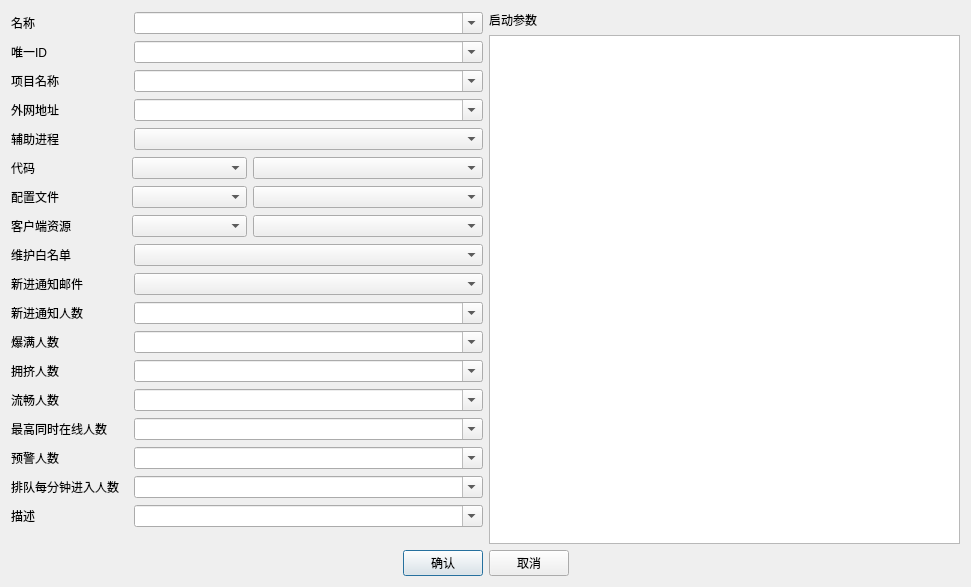
<?xml version="1.0" encoding="UTF-8"?>
<ui version="4.0">
 <class>Dialog</class>
 <widget class="QDialog" name="Dialog">
  <property name="geometry">
   <rect>
    <x>0</x>
    <y>0</y>
    <width>971</width>
    <height>587</height>
   </rect>
  </property>
  <property name="windowTitle">
   <string>添加服务器</string>
  </property>
  <layout class="QVBoxLayout" name="verticalLayout_3">
   <item>
    <layout class="QHBoxLayout" name="horizontalLayout" stretch="1,1">
     <item>
      <layout class="QVBoxLayout" name="verticalLayout">
       <item>
        <layout class="QHBoxLayout" name="horizontalLayout_3" stretch="1,3">
         <item>
          <widget class="QLabel" name="label_3">
           <property name="text">
            <string>名称</string>
           </property>
          </widget>
         </item>
         <item>
          <widget class="QComboBox" name="comboBox_name">
           <property name="editable">
            <bool>true</bool>
           </property>
          </widget>
         </item>
        </layout>
       </item>
       <item>
        <layout class="QHBoxLayout" name="horizontalLayout_6" stretch="1,3">
         <item>
          <widget class="QLabel" name="label_5">
           <property name="text">
            <string>唯一ID</string>
           </property>
          </widget>
         </item>
         <item>
          <widget class="QComboBox" name="comboBox_id">
           <property name="editable">
            <bool>true</bool>
           </property>
          </widget>
         </item>
        </layout>
       </item>
       <item>
        <layout class="QHBoxLayout" name="horizontalLayout_5" stretch="1,3">
         <item>
          <widget class="QLabel" name="label_7">
           <property name="text">
            <string>项目名称</string>
           </property>
          </widget>
         </item>
         <item>
          <widget class="QComboBox" name="comboBox_projectName">
           <property name="editable">
            <bool>true</bool>
           </property>
          </widget>
         </item>
        </layout>
       </item>
       <item>
        <layout class="QHBoxLayout" name="horizontalLayout_7" stretch="1,3">
         <item>
          <widget class="QLabel" name="label">
           <property name="text">
            <string>外网地址</string>
           </property>
          </widget>
         </item>
         <item>
          <widget class="QComboBox" name="comboBox_wan">
           <property name="editable">
            <bool>true</bool>
           </property>
          </widget>
         </item>
        </layout>
       </item>
       <item>
        <layout class="QHBoxLayout" name="horizontalLayout_8" stretch="1,3">
         <item>
          <widget class="QLabel" name="label_6">
           <property name="text">
            <string>辅助进程</string>
           </property>
          </widget>
         </item>
         <item>
          <widget class="QComboBox" name="comboBox_daemon"/>
         </item>
        </layout>
       </item>
       <item>
        <layout class="QHBoxLayout" name="horizontalLayout_10" stretch="1,1,2">
         <item>
          <widget class="QLabel" name="label_8">
           <property name="text">
            <string>代码</string>
           </property>
          </widget>
         </item>
         <item>
          <widget class="QComboBox" name="comboBox_code"/>
         </item>
         <item>
          <widget class="QComboBox" name="comboBox_code_version"/>
         </item>
        </layout>
       </item>
       <item>
        <layout class="QHBoxLayout" name="horizontalLayout_11" stretch="1,1,2">
         <item>
          <widget class="QLabel" name="label_9">
           <property name="text">
            <string>配置文件</string>
           </property>
          </widget>
         </item>
         <item>
          <widget class="QComboBox" name="comboBox_cfg"/>
         </item>
         <item>
          <widget class="QComboBox" name="comboBox_cfg_version"/>
         </item>
        </layout>
       </item>
       <item>
        <layout class="QHBoxLayout" name="horizontalLayout_4" stretch="1,1,2">
         <item>
          <widget class="QLabel" name="label_10">
           <property name="text">
            <string>客户端资源</string>
           </property>
          </widget>
         </item>
         <item>
          <widget class="QComboBox" name="comboBox_client"/>
         </item>
         <item>
          <widget class="QComboBox" name="comboBox_client_version"/>
         </item>
        </layout>
       </item>
       <item>
        <layout class="QHBoxLayout" name="horizontalLayout_13" stretch="1,3">
         <item>
          <widget class="QLabel" name="label_11">
           <property name="text">
            <string>维护白名单</string>
           </property>
          </widget>
         </item>
         <item>
          <widget class="QComboBox" name="comboBox_repairWhitelist"/>
         </item>
        </layout>
       </item>
       <item>
        <layout class="QHBoxLayout" name="horizontalLayout_16" stretch="1,3">
         <item>
          <widget class="QLabel" name="label_14">
           <property name="text">
            <string>新进通知邮件</string>
           </property>
          </widget>
         </item>
         <item>
          <widget class="QComboBox" name="comboBox_newEnterNoticeMail">
           <property name="enabled">
            <bool>true</bool>
           </property>
           <property name="editable">
            <bool>false</bool>
           </property>
          </widget>
         </item>
        </layout>
       </item>
       <item>
        <layout class="QHBoxLayout" name="horizontalLayout_15" stretch="1,3">
         <item>
          <widget class="QLabel" name="label_13">
           <property name="text">
            <string>新进通知人数</string>
           </property>
          </widget>
         </item>
         <item>
          <widget class="QComboBox" name="comboBox_newEnterNoticeNum">
           <property name="editable">
            <bool>true</bool>
           </property>
          </widget>
         </item>
        </layout>
       </item>
       <item>
        <layout class="QHBoxLayout" name="horizontalLayout_17" stretch="1,3">
         <item>
          <widget class="QLabel" name="label_15">
           <property name="text">
            <string>爆满人数</string>
           </property>
          </widget>
         </item>
         <item>
          <widget class="QComboBox" name="comboBox_overflowPlayerNum">
           <property name="editable">
            <bool>true</bool>
           </property>
          </widget>
         </item>
        </layout>
       </item>
       <item>
        <layout class="QHBoxLayout" name="horizontalLayout_18" stretch="1,3">
         <item>
          <widget class="QLabel" name="label_2">
           <property name="text">
            <string>拥挤人数</string>
           </property>
          </widget>
         </item>
         <item>
          <widget class="QComboBox" name="comboBox_crowdingPlayerNum">
           <property name="editable">
            <bool>true</bool>
           </property>
          </widget>
         </item>
        </layout>
       </item>
       <item>
        <layout class="QHBoxLayout" name="horizontalLayout_21" stretch="1,3">
         <item>
          <widget class="QLabel" name="label_16">
           <property name="text">
            <string>流畅人数</string>
           </property>
          </widget>
         </item>
         <item>
          <widget class="QComboBox" name="comboBox_smoothPlayerPlayerNum">
           <property name="editable">
            <bool>true</bool>
           </property>
          </widget>
         </item>
        </layout>
       </item>
       <item>
        <layout class="QHBoxLayout" name="horizontalLayout_22" stretch="1,3">
         <item>
          <widget class="QLabel" name="label_17">
           <property name="text">
            <string>最高同时在线人数</string>
           </property>
          </widget>
         </item>
         <item>
          <widget class="QComboBox" name="comboBox_maxPlayerNum">
           <property name="editable">
            <bool>true</bool>
           </property>
          </widget>
         </item>
        </layout>
       </item>
       <item>
        <layout class="QHBoxLayout" name="horizontalLayout_23" stretch="1,3">
         <item>
          <widget class="QLabel" name="label_18">
           <property name="text">
            <string>预警人数</string>
           </property>
          </widget>
         </item>
         <item>
          <widget class="QComboBox" name="comboBox_warningPlayerNum">
           <property name="editable">
            <bool>true</bool>
           </property>
          </widget>
         </item>
        </layout>
       </item>
       <item>
        <layout class="QHBoxLayout" name="horizontalLayout_20" stretch="1,3">
         <item>
          <widget class="QLabel" name="label_19">
           <property name="text">
            <string>排队每分钟进入人数</string>
           </property>
          </widget>
         </item>
         <item>
          <widget class="QComboBox" name="comboBox_perMinuteEntryPlayerNum">
           <property name="editable">
            <bool>true</bool>
           </property>
          </widget>
         </item>
        </layout>
       </item>
       <item>
        <layout class="QHBoxLayout" name="horizontalLayout_19" stretch="1,3">
         <item>
          <widget class="QLabel" name="label_20">
           <property name="text">
            <string>描述</string>
           </property>
          </widget>
         </item>
         <item>
          <widget class="QComboBox" name="comboBox_desc">
           <property name="editable">
            <bool>true</bool>
           </property>
          </widget>
         </item>
        </layout>
       </item>
      </layout>
     </item>
     <item>
      <layout class="QVBoxLayout" name="verticalLayout_2" stretch="0,3">
       <item>
        <widget class="QLabel" name="label_4">
         <property name="text">
          <string>启动参数</string>
         </property>
        </widget>
       </item>
       <item>
        <widget class="QTextEdit" name="comboBox_startParam"/>
       </item>
      </layout>
     </item>
    </layout>
   </item>
   <item>
    <layout class="QHBoxLayout" name="horizontalLayout_2">
     <item>
      <spacer name="horizontalSpacer">
       <property name="orientation">
        <enum>Qt::Horizontal</enum>
       </property>
       <property name="sizeHint" stdset="0">
        <size>
         <width>40</width>
         <height>20</height>
        </size>
       </property>
      </spacer>
     </item>
     <item>
      <widget class="QPushButton" name="btnOK">
       <property name="text">
        <string>确认</string>
       </property>
      </widget>
     </item>
     <item>
      <widget class="QPushButton" name="btnCancel">
       <property name="text">
        <string>取消</string>
       </property>
      </widget>
     </item>
     <item>
      <spacer name="horizontalSpacer_2">
       <property name="orientation">
        <enum>Qt::Horizontal</enum>
       </property>
       <property name="sizeHint" stdset="0">
        <size>
         <width>40</width>
         <height>20</height>
        </size>
       </property>
      </spacer>
     </item>
    </layout>
   </item>
  </layout>
 </widget>
 <resources/>
 <connections/>
</ui>
